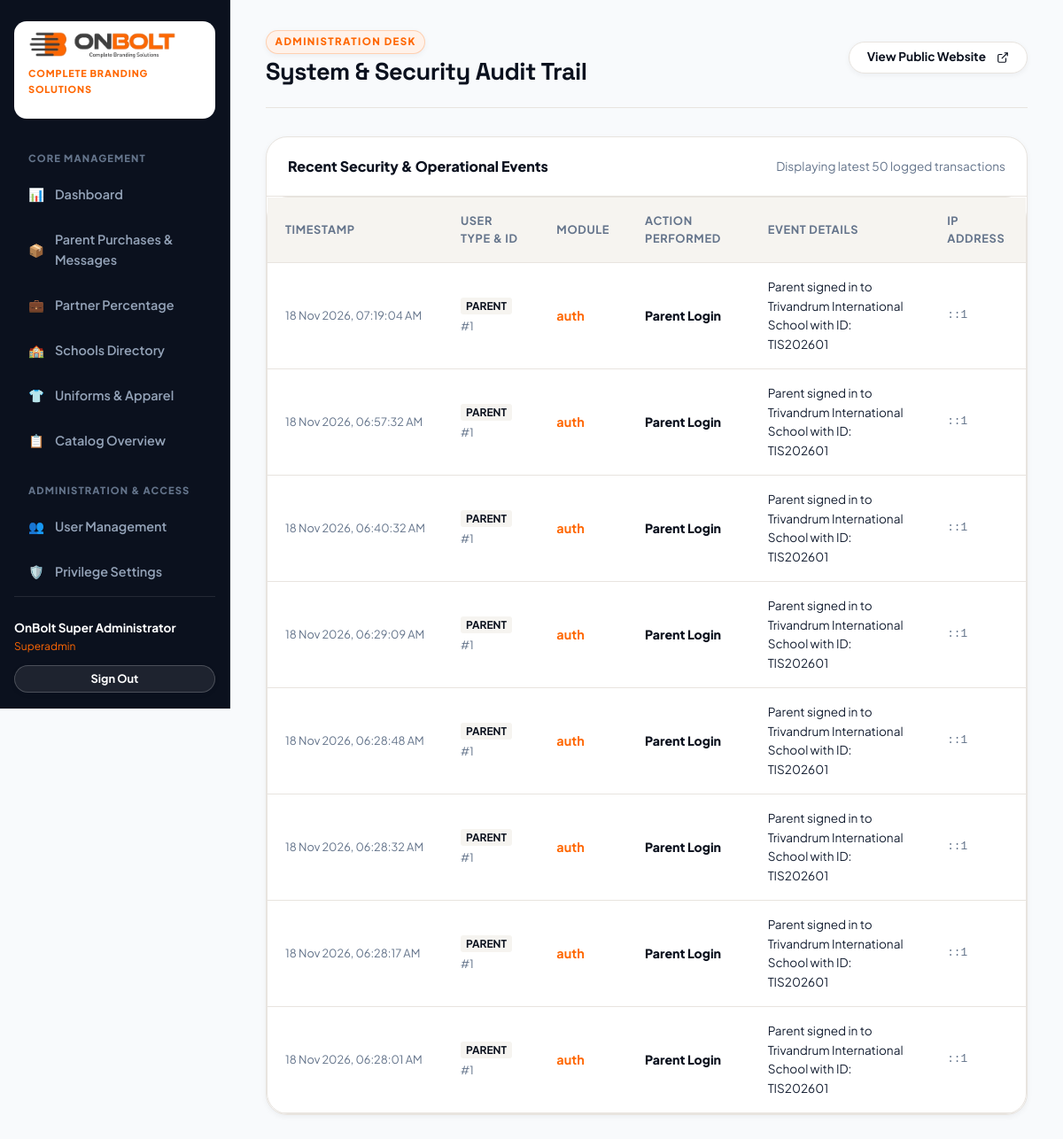
The page /admin/activity_logs.php (signed in) on the database its author committed.
### tables this page shows
CREATE TABLE `activity_logs` (
  `id` int(10) unsigned NOT NULL AUTO_INCREMENT,
  `user_type` enum('Admin','Parent','Visitor','System') NOT NULL DEFAULT 'System',
  `user_id` int(10) unsigned DEFAULT NULL,
  `action` varchar(120) NOT NULL,
  `module` varchar(80) NOT NULL,
  `record_id` int(10) unsigned DEFAULT NULL,
  `details` text DEFAULT NULL,
  `ip_address` varchar(45) DEFAULT NULL,
  `created_at` timestamp NOT NULL DEFAULT current_timestamp(),
  PRIMARY KEY (`id`),
  KEY `idx_act_module` (`module`)
);

### config/app.php (called while the page is built, shortened)
<?php
function sanitize(mixed $data): mixed {
    return htmlspecialchars(trim((string)$data), ENT_QUOTES, 'UTF-8');
}

### admin/activity_logs.php (the view, shortened to what this page needs)
<?php
require_once __DIR__ . '/header.php';
$pdo = getDbConnection();
$logs = $pdo->query("SELECT * FROM activity_logs ORDER BY id DESC LIMIT 50")->fetchAll();
?>
<div style="background:#fff; border-radius:var(--radius-lg); border:1px solid var(--brand-border); overflow:hidden; box-shadow:var(--shadow-sm);">
    <div style="padding:1.25rem 1.5rem; border-bottom:1px solid var(--brand-border); display:flex; justify-content:space-between; align-items:center;">
        <span style="font-weight:800;">Recent Security &amp; Operational Events</span>
        <span style="font-size:0.85rem; color:var(--brand-muted);">Displaying latest 50 logged transactions</span>
    </div>
    <table class="admin-table">
        <thead>
            <tr>
                <th>Timestamp</th>
                <th>User Type &amp; ID</th>
                <th>Module</th>
                <th>Action Performed</th>
                <th>Event Details</th>
                <th>IP Address</th>
            </tr>
        </thead>
        <tbody>
            <?php foreach ($logs as $l): ?>
                <tr>
                    <td style="font-size:0.8rem; color:var(--brand-muted); white-space:nowrap;"><?= date('d M Y, h:i:s A', strtotime($l['created_at'])) ?></td>
                    <td>
                        <span style="font-weight:700; text-transform:uppercase; font-size:0.75rem; background:var(--brand-surface-alt); padding:2px 6px; border-radius:3px;"><?= sanitize($l['user_type']) ?></span>
                        <span style="font-size:0.8rem; color:var(--brand-muted);">#<?= $l['user_id'] ?: 'Guest' ?></span>
                    </td>
                    <td style="font-weight:700; color:var(--brand-primary);"><?= sanitize($l['module']) ?></td>
                    <td style="font-weight:800; font-size:0.88rem;"><?= sanitize($l['action']) ?></td>
                    <td style="font-size:0.85rem; color:var(--brand-dark-soft);"><?= sanitize($l['details']) ?></td>
                    <td style="font-size:0.8rem; color:var(--brand-muted); font-family:monospace;"><?= sanitize($l['ip_address']) ?></td>
                </tr>
            <?php endforeach; ?>
        </tbody>
    </table>
</div>
<?php require_once __DIR__ . '/footer.php'; ?>

### assets/css/main.css (style rules this page uses)
:root { --brand-primary: #FF6702; --brand-primary-hover: #e55a00; --brand-primary-light: #FFF2EA; --brand-primary-glow: rgba(255, 103, 2, 0.4); --brand-secondary: #1E2530; --brand-secondary-hover: #2B3444; --brand-secondary-light: #F1F4F8; --brand-accent: #FF4500; --brand-accent-hover: #e03d00; --brand-accent-light: #FFEBE5; --brand-dark: #0B111E; --brand-dark-soft: #162033; --brand-muted: #64748B; --brand-light: #FBF9F6; --brand-surface: #FFFFFF; --brand-surface-alt: #F6F4F0; --brand-border: #E8E4DF; --brand-border-focus: #FF6702; --font-sans: 'Plus Jakarta Sans', -apple-system, BlinkMacSystemFont, "Segoe UI", Roboto, sans-serif; --font-display: 'Space Grotesk', var(--font-sans); --shadow-sm: 0 2px 6px rgba(11, 17, 30, 0.05); --shadow-md: 0 10px 25px -5px rgba(11, 17, 30, 0.08), 0 8px 10px -6px rgba(11, 17, 30, 0.04); --shadow-lg: 0 20px 35px -10px rgba(255, 103, 2, 0.18), 0 10px 15px -3px rgba(11, 17, 30, 0.06); --shadow-xl: 0 30px 60px -15px rgba(11, 17, 30, 0.2); --shadow-glow: 0 0 35px rgba(255, 103, 2, 0.45); --radius-sm: 8px; --radius-md: 14px; --radius-lg: 24px; --radius-xl: 36px; --radius-pill: 9999px; --ease-out: cubic-bezier(0.16, 1, 0.3, 1); --ease-spring: cubic-bezier(0.34, 1.56, 0.64, 1); --transition-fast: 0.2s var(--ease-out); --transition-normal: 0.35s var(--ease-out); --transition-slow: 0.6s var(--ease-out); }
*, *::before, *::after { box-sizing: border-box; margin: 0; padding: 0; }
html { font-size: 16px; scroll-behavior: smooth; -webkit-font-smoothing: antialiased; -moz-osx-font-smoothing: grayscale; }
body { font-family: var(--font-sans); background-color: var(--brand-light); color: var(--brand-dark); line-height: 1.6; overflow-x: hidden; position: relative; }

### admin/header.php (style rules this page uses)
.admin-table { width: 100%; border-collapse: separate; border-spacing: 0; background: #ffffff; border-radius: var(--radius-lg); border: 1px solid var(--brand-border); box-shadow: var(--shadow-sm); }
.admin-table th { background: var(--brand-surface-alt); padding: 1rem 1.25rem; font-size: 0.8rem; text-transform: uppercase; letter-spacing: 0.05em; color: var(--brand-muted); text-align: left; border-bottom: 1px solid var(--brand-border); }
.admin-table td { padding: 1rem 1.25rem; border-bottom: 1px solid var(--brand-border); font-size: 0.9rem; vertical-align: middle; }

### rows shown on the page
activity_logs: created_at "18 Nov 2026, 07:19:04 AM", user_type "PARENT", user "1", module "auth", action "Parent Login", details "Parent signed in to Trivandrum International School with ID: TIS202601", ip_address "::1"
activity_logs: created_at "18 Nov 2026, 06:57:32 AM", user_type "PARENT", user "1", module "auth", action "Parent Login", details "Parent signed in to Trivandrum International School with ID: TIS202601", ip_address "::1"
activity_logs: created_at "18 Nov 2026, 06:40:32 AM", user_type "PARENT", user "1", module "auth", action "Parent Login", details "Parent signed in to Trivandrum International School with ID: TIS202601", ip_address "::1"
activity_logs: created_at "18 Nov 2026, 06:29:09 AM", user_type "PARENT", user "1", module "auth", action "Parent Login", details "Parent signed in to Trivandrum International School with ID: TIS202601", ip_address "::1"
activity_logs: created_at "18 Nov 2026, 06:28:48 AM", user_type "PARENT", user "1", module "auth", action "Parent Login", details "Parent signed in to Trivandrum International School with ID: TIS202601", ip_address "::1"
activity_logs: created_at "18 Nov 2026, 06:28:32 AM", user_type "PARENT", user "1", module "auth", action "Parent Login", details "Parent signed in to Trivandrum International School with ID: TIS202601", ip_address "::1"
activity_logs: created_at "18 Nov 2026, 06:28:17 AM", user_type "PARENT", user "1", module "auth", action "Parent Login", details "Parent signed in to Trivandrum International School with ID: TIS202601", ip_address "::1"
activity_logs: created_at "18 Nov 2026, 06:28:01 AM", user_type "PARENT", user "1", module "auth", action "Parent Login", details "Parent signed in to Trivandrum International School with ID: TIS202601", ip_address "::1"

### other values the page prints
$adminName "OnBolt Super Administrator"
$adminRole "Superadmin"
$adminTitle "System & Security Audit Trail"
